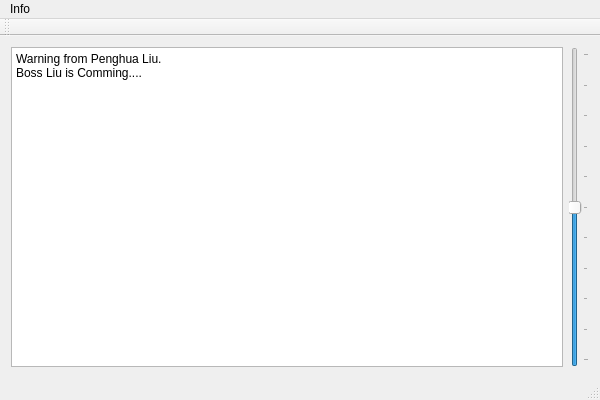
<?xml version="1.0" encoding="UTF-8"?>
<ui version="4.0">
 <class>InfoServerClass</class>
 <widget class="QMainWindow" name="InfoServerClass">
  <property name="geometry">
   <rect>
    <x>0</x>
    <y>0</y>
    <width>600</width>
    <height>400</height>
   </rect>
  </property>
  <property name="windowTitle">
   <string>InfoServer</string>
  </property>
  <widget class="QWidget" name="centralWidget">
   <layout class="QHBoxLayout" name="horizontalLayout">
    <item>
     <widget class="QTextEdit" name="text">
      <property name="html">
       <string>&lt;!DOCTYPE HTML PUBLIC &quot;-//W3C//DTD HTML 4.0//EN&quot; &quot;http://www.w3.org/TR/REC-html40/strict.dtd&quot;&gt;
&lt;html&gt;&lt;head&gt;&lt;meta name=&quot;qrichtext&quot; content=&quot;1&quot; /&gt;&lt;style type=&quot;text/css&quot;&gt;
p, li { white-space: pre-wrap; }
&lt;/style&gt;&lt;/head&gt;&lt;body style=&quot; font-family:'SimSun'; font-size:9pt; font-weight:400; font-style:normal;&quot;&gt;
&lt;p style=&quot; margin-top:0px; margin-bottom:0px; margin-left:0px; margin-right:0px; -qt-block-indent:0; text-indent:0px;&quot;&gt;Warning from Penghua Liu.&lt;/p&gt;
&lt;p style=&quot; margin-top:0px; margin-bottom:0px; margin-left:0px; margin-right:0px; -qt-block-indent:0; text-indent:0px;&quot;&gt;Boss Liu is Comming....&lt;/p&gt;&lt;/body&gt;&lt;/html&gt;</string>
      </property>
     </widget>
    </item>
    <item>
     <widget class="QSlider" name="dangerAttention">
      <property name="maximum">
       <number>100</number>
      </property>
      <property name="value">
       <number>50</number>
      </property>
      <property name="orientation">
       <enum>Qt::Vertical</enum>
      </property>
      <property name="invertedControls">
       <bool>false</bool>
      </property>
      <property name="tickPosition">
       <enum>QSlider::TicksBelow</enum>
      </property>
      <property name="tickInterval">
       <number>10</number>
      </property>
     </widget>
    </item>
   </layout>
  </widget>
  <widget class="QMenuBar" name="menuBar">
   <property name="geometry">
    <rect>
     <x>0</x>
     <y>0</y>
     <width>600</width>
     <height>23</height>
    </rect>
   </property>
   <widget class="QMenu" name="menuFile">
    <property name="title">
     <string>Info</string>
    </property>
    <addaction name="actionSend"/>
    <addaction name="actionRunTimer"/>
   </widget>
   <addaction name="menuFile"/>
  </widget>
  <widget class="QToolBar" name="mainToolBar">
   <attribute name="toolBarArea">
    <enum>TopToolBarArea</enum>
   </attribute>
   <attribute name="toolBarBreak">
    <bool>false</bool>
   </attribute>
  </widget>
  <widget class="QStatusBar" name="statusBar"/>
  <action name="actionSend">
   <property name="text">
    <string>Send</string>
   </property>
  </action>
  <action name="actionRunTimer">
   <property name="text">
    <string>Run Timer</string>
   </property>
  </action>
 </widget>
 <layoutdefault spacing="6" margin="11"/>
 <resources>
  <include location="InfoServer.qrc"/>
 </resources>
 <connections/>
</ui>
